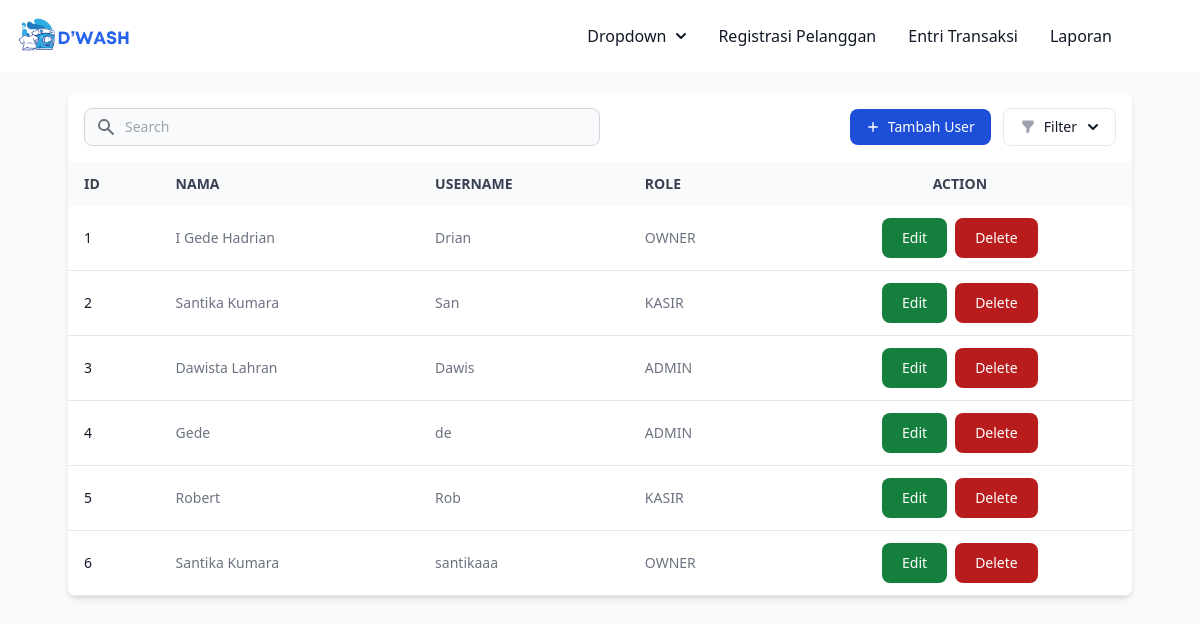
Screenshot of /dashboard.php?page=user (signed in) with the database file from the repository.
### tables this page shows
CREATE TABLE `tb_user` (
  `id` int(11) NOT NULL,
  `nama` varchar(100) NOT NULL,
  `username` varchar(30) NOT NULL,
  `password` text NOT NULL,
  `id_outlet` int(11) NOT NULL,
  `role` enum('admin','kasir','owner') NOT NULL
);

### view/viewUser.php (the view, shortened to what this page needs)
<?php if($_SESSION['role'] == "admin") {?>
    <?php
                         $id = 1;
                         $datas = mysqli_query($koneksi, "SELECT * FROM tb_user");
                         if(mysqli_num_rows($datas) != 0){
                         ?>
<section class="bg-gray-50  p-3 sm:p-5 h-full min-h-screen ">
    <div class="mx-auto max-w-screen-2xl px-4 lg:px-12">
        <div class="bg-white dark:bg-gray-800 relative shadow-md sm:rounded-lg overflow-hidden">
            <div class="flex flex-col md:flex-row items-center justify-between space-y-3 md:space-y-0 md:space-x-4 p-4">
                <div class="w-full md:w-1/2">
                    <form class="flex items-center" method="GET">
                        <div class="relative w-full">
                            <div class="absolute inset-y-0 left-0 flex items-center pl-3 pointer-events-none">
                            </div>
                            <input type="text" id="simple-search" name="search" class="bg-gray-50 border border-gray-300 text-gray-900 text-sm rounded-lg focus:ring-blue-500 focus:border-blue-500 block w-full pl-10 p-2 dark:bg-gray-700 dark:border-gray-600 dark:placeholder-gray-400 dark:text-white dark:focus:ring-blue-500 dark:focus:border-blue-500" placeholder="Search" >
                        </div>
                    </form>
                </div>
                <div class="w-full md:w-auto flex flex-col md:flex-row space-y-2 md:space-y-0 items-stretch md:items-center justify-end md:space-x-3 flex-shrink-0">
                   <a href="dashboard.php?page=register">
                   <button type="button" class="flex items-center justify-center text-white bg-blue-700 hover:bg-blue-800 focus:ring-4 focus:ring-blue-300 font-medium rounded-lg text-sm px-4 py-2 dark:bg-blue-600 dark:hover:bg-blue-700 focus:outline-none dark:focus:ring-blue-800">
                        <svg class="h-3.5 w-3.5 mr-2" fill="currentColor" viewbox="0 0 20 20" xmlns="http://www.w3.org/2000/svg" aria-hidden="true">
                            <path clip-rule="evenodd" fill-rule="evenodd" d="M10 3a1 1 0 011 1v5h5a1 1 0 110 2h-5v5a1 1 0 11-2 0v-5H4a1 1 0 110-2h5V4a1 1 0 011-1z" />
                        </svg>
                        Tambah User
                    </button>
                   </a>
                    <div class="flex items-center space-x-3 w-full md:w-auto">
                        <button id="filterDropdownButton" data-dropdown-toggle="filterDropdown" class="w-full md:w-auto flex items-center justify-center py-2 px-4 text-sm font-medium text-gray-900 focus:outline-none bg-white rounded-lg border border-gray-200 hover:bg-gray-100 hover:text-blue-700 focus:z-10 focus:ring-4 focus:ring-gray-200 dark:focus:ring-gray-700 dark:bg-gray-800 dark:text-gray-400 dark:border-gray-600 dark:hover:text-white dark:hover:bg-gray-700" type="button">
                            Filter
                            <svg class="-mr-1 ml-1.5 w-5 h-5" fill="currentColor" viewbox="0 0 20 20" xmlns="http://www.w3.org/2000/svg" aria-hidden="true">
                                <path clip-rule="evenodd" fill-rule="evenodd" d="M5.293 7.293a1 1 0 011.414 0L10 10.586l3.293-3.293a1 1 0 111.414 1.414l-4 4a1 1 0 01-1.414 0l-4-4a1 1 0 010-1.414z" />
                            </svg>
                        </button>
                    </div>
                </div>
            </div>
            <div class="overflow-x-auto">
                <table class="w-full text-sm text-left text-gray-500 dark:text-gray-400">
                    <thead class="text-x text-gray-700 uppercase bg-gray-50 dark:bg-gray-700 dark:text-gray-400">
                        <tr>
                            <th scope="col" class="px-4 py-3 ">ID</th>
                            <th scope="col" class="px-4 py-3 ">Nama</th>
                            <th scope="col" class="px-4 py-3 ">Username</th>
                            <th scope="col" class="px-4 py-3 ">Role </th>
                            <th scope="col" class="px-4 py-3 text-center <?php if($_SESSION['role'] != "admin" ){ echo "hidden";}?>">Action</th>
                        </tr>
                    </thead>
                    <tbody>
                         <?php
                         while($data = mysqli_fetch_assoc($datas)){
                    $idUser = $data['id'];
                    $checkQuery = "SELECT *
                    FROM tb_user
                    INNER JOIN tb_transaksi ON tb_user.id = tb_transaksi.id_user
                    WHERE tb_user.id = '$idUser'";
                      $hideDelete = mysqli_query($koneksi, $checkQuery);
                      $hasConnections = mysqli_num_rows($hideDelete) > 0;
        ?>
                        <tr class="border-b dark:border-gray-700">
                            <th scope="row" class="px-4 py-3 font-medium text-gray-900 whitespace-nowrap dark:text-white"><?=$id++?></th>
                            <td class="px-4 py-3 "><?= $data['nama'] ?></td>
                            <td class="px-4 py-3 "><?= $data['username'] ?></td>
                            <td class="px-4 py-3 "><?= strtoupper($data['role']) ?></td>
                            <td class="px-3 py-3 flex  gap-2 items-center justify-center <?php if($_SESSION['role'] != "admin" ){ echo "hidden";}?>">
                            <button type="button" class="focus:outline-none text-white bg-green-700 hover:bg-green-800 focus:ring-4 focus:ring-green-300 font-medium rounded-lg text-sm px-5 py-2.5  dark:bg-green-600 dark:hover:bg-green-700 dark:focus:ring-green-800">
                                <a href="dashboard.php?page=editOutlet&id=<?=$data['id'] ?>">Edit</a>
                         </button>
                            <button type="button" class="focus:outline-none text-white bg-red-700 hover:bg-red-800 focus:ring-4 focus:ring-red-300 font-medium rounded-lg text-sm px-5 py-2.5 dark:bg-red-600 dark:hover:bg-red-700 dark:focus:ring-red-800
                            <?php if($hasConnections) { echo "disabled aria-disabled='true' onclick='return false;'"; } ?>
                            ">
                <a href="<?php if(!$hasConnections) { echo 'dashboard.php?page=deleteUser&id=' . $data['id']; } ?>" class="<?php if($_SESSION['id_user'] == $data['id']){ echo "disabled aria-disabled='true' cursor-not-allowed w-full h-auto";} if($hasConnections) { echo "disabled aria-disabled='true'  cursor-not-allowed w-full h-auto  "; } ?>">Delete</a>
                         </button>
                        </td>
                        </tr>
                      <?php }  ?>
                    </tbody>
                </table>
            </div>
        </div>
    </div>
    </section>
<?php } ?>
    <?php } else { ?>
        <center>
   <h1 class="text-[40px] text-red-700">You aren't an Admin</h1>
   </center>
   <?php }?>

### dashboard.php (shortened to what this page needs)
<?php
include "koneksi.php";
?>
<!DOCTYPE html>
<html>
    <head>
        <script src="https://cdn.tailwindcss.com"></script>
    </head>
    <body>
     <?php include("components/navbar.php");
     @$page = $_GET["page"];
     switch ($page) {
        case 'user':
            include "view/viewUser.php";
            break;
     }
     ?>
    </body>
</html>

### components/navbar.php (shortened to what this page needs)
<nav class="bg-white border-gray-200 no-print">
  <div class="max-w-[1320px] flex flex-wrap items-center justify-between mx-auto p-4">
    <a href="#" class="flex items-center space-x-3 rtl:space-x-reverse">
      <img src="img/logo.png" class=" object-cover w-[128px]" alt="">
    </a>
    <div class="hidden w-full md:block md:w-auto" id="navbar-dropdown">
      <ul class="flex flex-col font-medium p-4 md:p-0 mt-4 border border-gray-100 rounded-lg bg-gray-50 md:space-x-8 rtl:space-x-reverse md:flex-row md:mt-0 md:border-0 md:bg-white d">
    <?php
      $role = @$_SESSION['role'];
            if ($role == 'admin') {
            ?>
        <li class="relative">
            <button id="dropdownNavbarLink" data-dropdown-toggle="dropdownNavbar"   class="flex items-center group-hover: justify-between w-full py-2 px-3 text-gray-900 rounded hover:bg-gray-100 md:hover:bg-transparent md:border-0 md:hover:text-blue-700 md:p-0 md:w-auto dark:text-black md:dark:hover:text-blue-500  dark:border-gray-700 dark:hover:bg-gray-700 md:dark:hover:bg-transparent">Dropdown <svg class="w-2.5 h-2.5 ms-2.5" aria-hidden="true" xmlns="http://www.w3.org/2000/svg" fill="none" viewBox="0 0 10 6">
    <path stroke="currentColor" stroke-linecap="round" stroke-linejoin="round" stroke-width="2" d="m1 1 4 4 4-4"/>
  </svg></button>
        </li>
        <li>
          <a href="dashboard.php?page=tambahMember" class="block py-2 px-3 text-gray-900 rounded hover:bg-gray-100 md:hover:bg-transparent md:border-0 md:hover:text-blue-700 md:p-0 dark:text-black md:dark:hover:text-blue-500 dark:hover:bg-gray-700  md:dark:hover:bg-transparent">Registrasi Pelanggan</a>
        </li>
        <li>
          <a href="dashboard.php?page=tambahTransaksi" class="block py-2 px-3 text-gray-900 rounded hover:bg-gray-100 md:hover:bg-transparent md:border-0 md:hover:text-blue-700 md:p-0 dark:text-black md:dark:hover:text-blue-500 dark:hover:bg-gray-700  md:dark:hover:bg-transparent">Entri Transaksi</a>
        </li>
        <li>
          <a href="dashboard.php?page=laporan" class="block py-2 px-3 text-gray-900 rounded hover:bg-gray-100 md:hover:bg-transparent md:border-0 md:hover:text-blue-700 md:p-0 dark:text-black md:dark:hover:text-blue-500 dark:hover:bg-gray-700  md:dark:hover:bg-transparent">Laporan</a>
        </li>
            <?php } else if ($role == 'kasir') {
               $role = @$_SESSION['role'];
               ?>
        <li class="relative">
            <button id="dropdownNavbarLink" data-dropdown-toggle="dropdownNavbar"   class="flex items-center group-hover: justify-between w-full py-2 px-3 text-gray-900 rounded hover:bg-gray-100 md:hover:bg-transparent md:border-0 md:hover:text-blue-700 md:p-0 md:w-auto dark:text-black md:dark:hover:text-blue-500  dark:border-gray-700 dark:hover:bg-gray-700 md:dark:hover:bg-transparent">Dropdown <svg class="w-2.5 h-2.5 ms-2.5" aria-hidden="true" xmlns="http://www.w3.org/2000/svg" fill="none" viewBox="0 0 10 6">
    <path stroke="currentColor" stroke-linecap="round" stroke-linejoin="round" stroke-width="2" d="m1 1 4 4 4-4"/>
  </svg></button>
            <div id="dropdownNavbar" class="z-10 hidden font-normal bg-white divide-y divide-gray-100 rounded-lg shadow w-44 dark:bg-gray-700 dark:divide-gray-600 absolute">
                <ul class="py-2 text-sm text-gray-700 dark:text-gray-400" aria-labelledby="dropdownLargeButton">
                  <li>
                    <a href="dashboard.php?page=member" class="block px-4 py-2 hover:bg-gray-100 dark:hover:bg-gray-600 ">Member</a>
                  </li>
                </ul>
            </div>
        </li>
        <li>
          <a href="dashboard.php?page=tambahMember" class="block py-2 px-3 text-gray-900 rounded hover:bg-gray-100 md:hover:bg-transparent md:border-0 md:hover:text-blue-700 md:p-0 dark:text-black md:dark:hover:text-blue-500 dark:hover:bg-gray-700  md:dark:hover:bg-transparent">Registrasi Pelanggan</a>
        </li>
        <li>
          <a href="dashboard.php?page=tambahTransaksi" class="block py-2 px-3 text-gray-900 rounded hover:bg-gray-100 md:hover:bg-transparent md:border-0 md:hover:text-blue-700 md:p-0 dark:text-black md:dark:hover:text-blue-500 dark:hover:bg-gray-700  md:dark:hover:bg-transparent">Entri Transaksi</a>
        </li>
        <li>
          <a href="dashboard.php?page=laporan" class="block py-2 px-3 text-gray-900 rounded hover:bg-gray-100 md:hover:bg-transparent md:border-0 md:hover:text-blue-700 md:p-0 dark:text-black md:dark:hover:text-blue-500 dark:hover:bg-gray-700  md:dark:hover:bg-transparent">Laporan</a>
        </li>
            <?php } else {
              ?>
              <li>
          <a href="dashboard.php?page=laporan" class="block py-2 px-3 text-gray-900 rounded hover:bg-gray-100 md:hover:bg-transparent md:border-0 md:hover:text-blue-700 md:p-0 dark:text-black md:dark:hover:text-blue-500 dark:hover:bg-gray-700  md:dark:hover:bg-transparent">Laporan</a>
        </li>
        <?php } ?>
        <li class="relative max-w-[30px] pl-6 pr-4">
        <button data-dropdown-toggle="profileDropdown" class="text-white hover:bg-gray-100 md:hover:bg-transparent md:border-0 md:hover:text-blue-700 md:p-0 dark:text-black md:dark:hover:text-blue-500 dark:hover:bg-gray-700  md:dark:hover:bg-transparent" id="btnProfile"><?=@$_SESSION['username']?></button>
        </li>
      </ul>
    </div>
  </div>
</nav>

### rows the page displays
tb_user: nama "I Gede Hadrian", username "Drian", role "OWNER"
tb_user: nama "Santika Kumara", username "San", role "KASIR"
tb_user: nama "Dawista Lahran", username "Dawis", role "ADMIN"
tb_user: nama "Gede", username "de", role "ADMIN"
tb_user: nama "Robert", username "Rob", role "KASIR"
tb_user: nama "Santika Kumara", username "santikaaa", role "OWNER"
